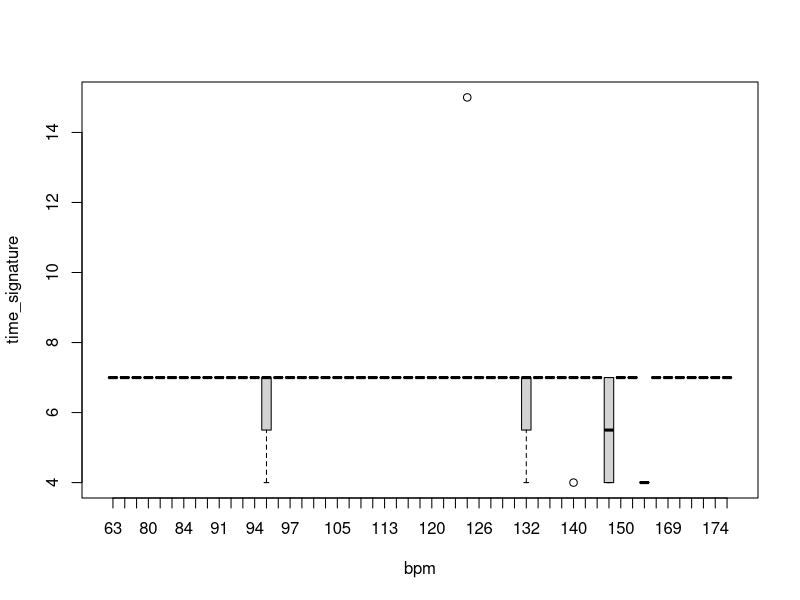
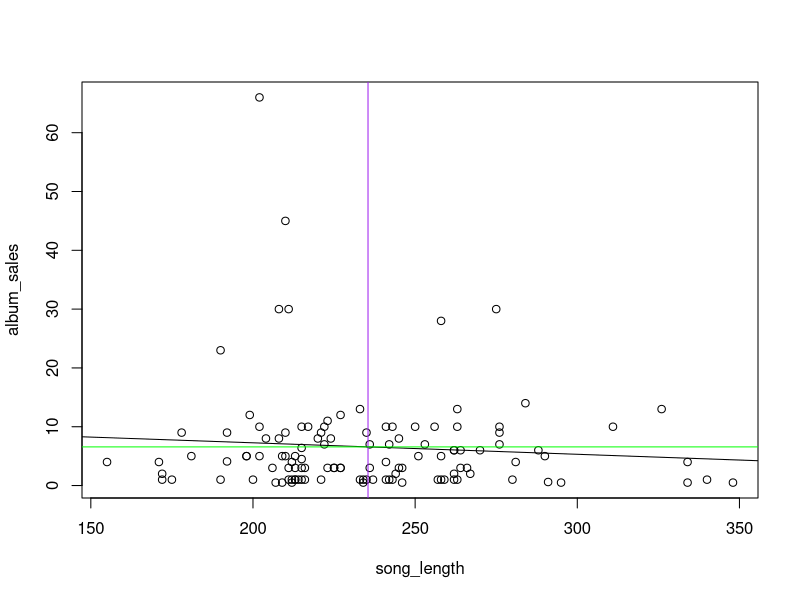
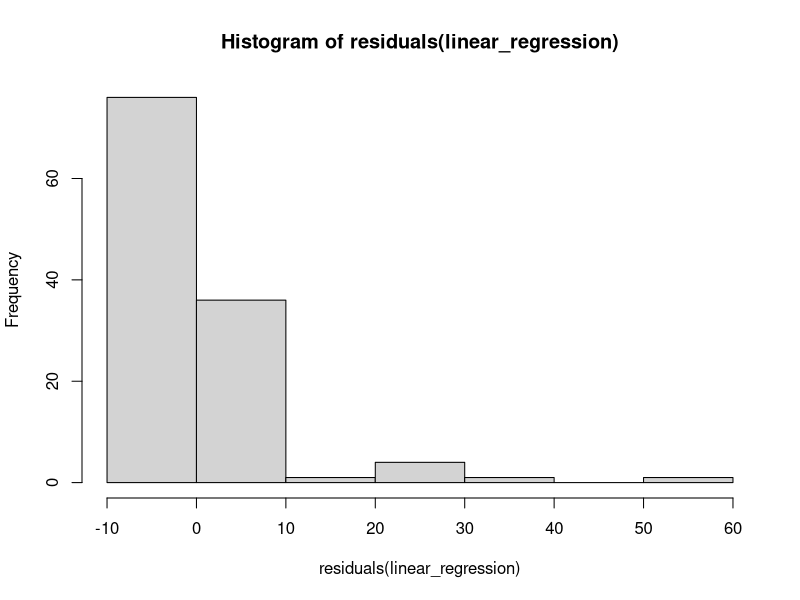
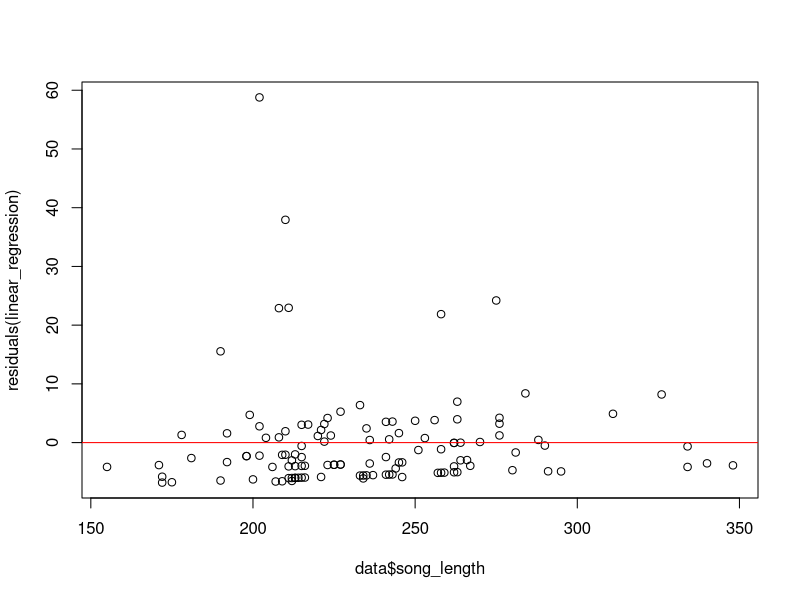

Write the R code that produced these figures, in order.
# Set Working Directory setwd(H:/"sta215")
setwd("H:/sta215")

# Install "haven" package 
install.packages("haven")

# Load "haven" package 
library(haven)
library(psych)
library(dplyr)

# Load Chipelo_final_project as an object called "data"
chipelo_final_project <- read.csv("chipelo_final_project.csv")

data <- chipelo_final_project %>%
  filter(complete.cases(.))

# Create a contingency table
contingency_table <- table(data$gender, data$grammy)
print(contingency_table)

chisq.test(data$gender, data$grammy)

# descriptive
mean(data$gender)
sd(data$gender)
table(data$gender)
describe(data$gender)
summary(data$gender)
min(data$gender)
max(data$gender)
describe(data$gender)

# descriptive
mean(data$song_length)
sd(data$song_length)
min(data$song_length)
max(data$song_length)
describe(data$song_length)

# descriptive
mean(data$use_in_media)
sd(data$use_in_media)
min(data$use_in_media)
max(data$use_in_media)
describe(data$use_in_media)

# descriptive
mean(data$pop)
sd(data$pop)
min(data$pop)
max(data$pop)
describe(data$pop)

# figure 1
lm(time_signature ~ bpm, data=data)
aov(time_signature ~ bpm, data=data)
summary(time_signature ~ bpm, data=data)
boxplot(time_signature ~ bpm, data=data)

# Figure 2
plot(album_sales ~ song_length, data=data)
linear_regression <- lm(album_sales ~ song_length, data=data)
summary(linear_regression) 
summary(album_sales ~ song_length, data=data)
abline(linear_regression)
mean_length <- mean(data$song_length)
mean_album_sales <- mean(data$album_sales)
abline(v = mean_length, col = "purple")
abline(h = mean_album_sales, col = "green")

hist(residuals(linear_regression))
# Figure 3
plot(data$song_length, residuals(linear_regression))
abline(h=0, col = "red")